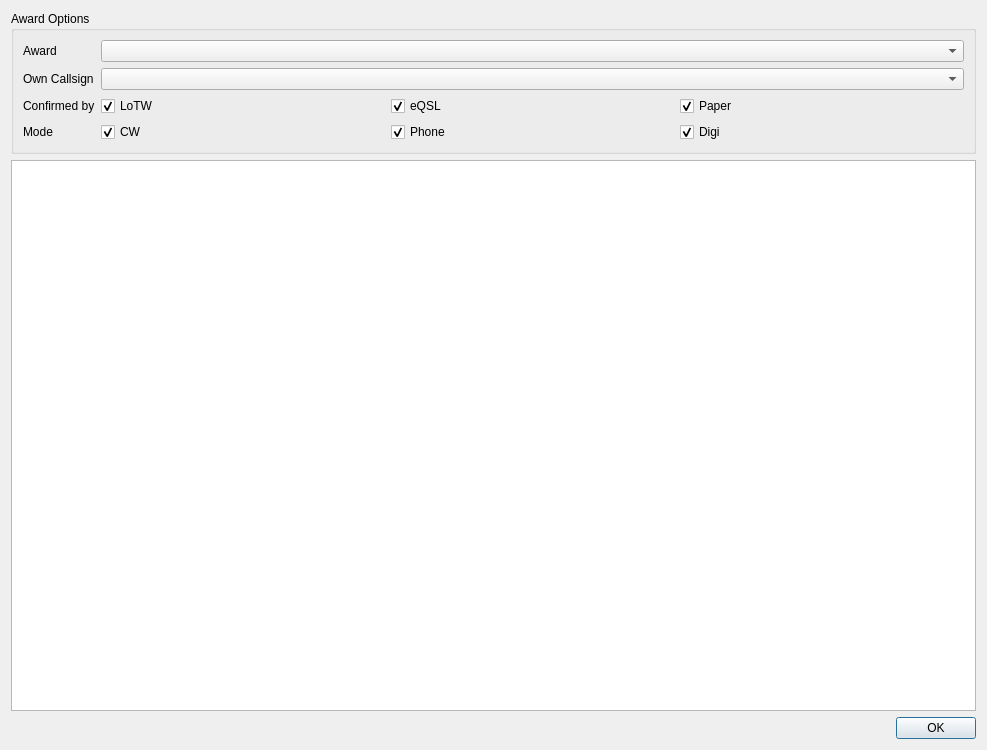
<?xml version="1.0" encoding="UTF-8"?>
<ui version="4.0">
 <class>AwardsDialog</class>
 <widget class="QDialog" name="AwardsDialog">
  <property name="geometry">
   <rect>
    <x>0</x>
    <y>0</y>
    <width>987</width>
    <height>750</height>
   </rect>
  </property>
  <property name="windowTitle">
   <string>Awards</string>
  </property>
  <layout class="QVBoxLayout" name="verticalLayout">
   <item>
    <widget class="QGroupBox" name="awardGroupBox">
     <property name="title">
      <string>Award Options</string>
     </property>
     <layout class="QFormLayout" name="formLayout_2">
      <item row="0" column="0">
       <widget class="QLabel" name="awardNameLabel">
        <property name="text">
         <string>Award</string>
        </property>
       </widget>
      </item>
      <item row="0" column="1">
       <widget class="QComboBox" name="awardComboBox"/>
      </item>
      <item row="1" column="0">
       <widget class="QLabel" name="myCallLabel">
        <property name="text">
         <string>Own Callsign</string>
        </property>
       </widget>
      </item>
      <item row="1" column="1">
       <widget class="QComboBox" name="myCallComboBox"/>
      </item>
      <item row="2" column="0">
       <widget class="QLabel" name="confirmedLabel">
        <property name="text">
         <string>Confirmed by</string>
        </property>
       </widget>
      </item>
      <item row="2" column="1">
       <layout class="QHBoxLayout" name="horizontalLayout">
        <item>
         <widget class="QCheckBox" name="lotwCheckBox">
          <property name="text">
           <string>LoTW</string>
          </property>
          <property name="checked">
           <bool>true</bool>
          </property>
         </widget>
        </item>
        <item>
         <widget class="QCheckBox" name="eqslCheckBox">
          <property name="text">
           <string>eQSL</string>
          </property>
          <property name="checked">
           <bool>true</bool>
          </property>
         </widget>
        </item>
        <item>
         <widget class="QCheckBox" name="paperCheckBox">
          <property name="text">
           <string>Paper</string>
          </property>
          <property name="checked">
           <bool>true</bool>
          </property>
         </widget>
        </item>
       </layout>
      </item>
      <item row="3" column="0">
       <widget class="QLabel" name="modelabel">
        <property name="text">
         <string>Mode</string>
        </property>
       </widget>
      </item>
      <item row="3" column="1">
       <layout class="QHBoxLayout" name="horizontalLayout_2">
        <item>
         <widget class="QCheckBox" name="cwCheckBox">
          <property name="text">
           <string>CW</string>
          </property>
          <property name="checked">
           <bool>true</bool>
          </property>
         </widget>
        </item>
        <item>
         <widget class="QCheckBox" name="phoneCheckBox">
          <property name="text">
           <string>Phone</string>
          </property>
          <property name="checked">
           <bool>true</bool>
          </property>
         </widget>
        </item>
        <item>
         <widget class="QCheckBox" name="digiCheckBox">
          <property name="text">
           <string>Digi</string>
          </property>
          <property name="checked">
           <bool>true</bool>
          </property>
         </widget>
        </item>
       </layout>
      </item>
     </layout>
    </widget>
   </item>
   <item>
    <widget class="QTableView" name="awardTableView">
     <property name="focusPolicy">
      <enum>Qt::ClickFocus</enum>
     </property>
     <property name="editTriggers">
      <set>QAbstractItemView::NoEditTriggers</set>
     </property>
     <property name="selectionMode">
      <enum>QAbstractItemView::NoSelection</enum>
     </property>
     <attribute name="horizontalHeaderVisible">
      <bool>false</bool>
     </attribute>
     <attribute name="horizontalHeaderCascadingSectionResizes">
      <bool>true</bool>
     </attribute>
     <attribute name="horizontalHeaderShowSortIndicator" stdset="0">
      <bool>false</bool>
     </attribute>
     <attribute name="horizontalHeaderStretchLastSection">
      <bool>false</bool>
     </attribute>
     <attribute name="verticalHeaderVisible">
      <bool>false</bool>
     </attribute>
     <attribute name="verticalHeaderHighlightSections">
      <bool>false</bool>
     </attribute>
    </widget>
   </item>
   <item>
    <widget class="QDialogButtonBox" name="buttonBox">
     <property name="orientation">
      <enum>Qt::Horizontal</enum>
     </property>
     <property name="standardButtons">
      <set>QDialogButtonBox::Ok</set>
     </property>
    </widget>
   </item>
  </layout>
 </widget>
 <resources/>
 <connections>
  <connection>
   <sender>buttonBox</sender>
   <signal>accepted()</signal>
   <receiver>AwardsDialog</receiver>
   <slot>accept()</slot>
   <hints>
    <hint type="sourcelabel">
     <x>259</x>
     <y>738</y>
    </hint>
    <hint type="destinationlabel">
     <x>157</x>
     <y>274</y>
    </hint>
   </hints>
  </connection>
  <connection>
   <sender>buttonBox</sender>
   <signal>rejected()</signal>
   <receiver>AwardsDialog</receiver>
   <slot>reject()</slot>
   <hints>
    <hint type="sourcelabel">
     <x>327</x>
     <y>738</y>
    </hint>
    <hint type="destinationlabel">
     <x>286</x>
     <y>274</y>
    </hint>
   </hints>
  </connection>
  <connection>
   <sender>awardComboBox</sender>
   <signal>currentIndexChanged(int)</signal>
   <receiver>AwardsDialog</receiver>
   <slot>refreshTable(int)</slot>
   <hints>
    <hint type="sourcelabel">
     <x>409</x>
     <y>69</y>
    </hint>
    <hint type="destinationlabel">
     <x>345</x>
     <y>295</y>
    </hint>
   </hints>
  </connection>
  <connection>
   <sender>myCallComboBox</sender>
   <signal>currentIndexChanged(int)</signal>
   <receiver>AwardsDialog</receiver>
   <slot>refreshTable(int)</slot>
   <hints>
    <hint type="sourcelabel">
     <x>409</x>
     <y>109</y>
    </hint>
    <hint type="destinationlabel">
     <x>345</x>
     <y>295</y>
    </hint>
   </hints>
  </connection>
  <connection>
   <sender>eqslCheckBox</sender>
   <signal>stateChanged(int)</signal>
   <receiver>AwardsDialog</receiver>
   <slot>refreshTable(int)</slot>
   <hints>
    <hint type="sourcelabel">
     <x>689</x>
     <y>164</y>
    </hint>
    <hint type="destinationlabel">
     <x>345</x>
     <y>295</y>
    </hint>
   </hints>
  </connection>
  <connection>
   <sender>lotwCheckBox</sender>
   <signal>stateChanged(int)</signal>
   <receiver>AwardsDialog</receiver>
   <slot>refreshTable(int)</slot>
   <hints>
    <hint type="sourcelabel">
     <x>236</x>
     <y>149</y>
    </hint>
    <hint type="destinationlabel">
     <x>345</x>
     <y>295</y>
    </hint>
   </hints>
  </connection>
  <connection>
   <sender>paperCheckBox</sender>
   <signal>stateChanged(int)</signal>
   <receiver>AwardsDialog</receiver>
   <slot>refreshTable(int)</slot>
   <hints>
    <hint type="sourcelabel">
     <x>960</x>
     <y>164</y>
    </hint>
    <hint type="destinationlabel">
     <x>345</x>
     <y>295</y>
    </hint>
   </hints>
  </connection>
  <connection>
   <sender>cwCheckBox</sender>
   <signal>stateChanged(int)</signal>
   <receiver>AwardsDialog</receiver>
   <slot>refreshTable(int)</slot>
   <hints>
    <hint type="sourcelabel">
     <x>236</x>
     <y>189</y>
    </hint>
    <hint type="destinationlabel">
     <x>345</x>
     <y>295</y>
    </hint>
   </hints>
  </connection>
  <connection>
   <sender>phoneCheckBox</sender>
   <signal>stateChanged(int)</signal>
   <receiver>AwardsDialog</receiver>
   <slot>refreshTable(int)</slot>
   <hints>
    <hint type="sourcelabel">
     <x>689</x>
     <y>204</y>
    </hint>
    <hint type="destinationlabel">
     <x>345</x>
     <y>295</y>
    </hint>
   </hints>
  </connection>
  <connection>
   <sender>digiCheckBox</sender>
   <signal>stateChanged(int)</signal>
   <receiver>AwardsDialog</receiver>
   <slot>refreshTable(int)</slot>
   <hints>
    <hint type="sourcelabel">
     <x>960</x>
     <y>204</y>
    </hint>
    <hint type="destinationlabel">
     <x>345</x>
     <y>295</y>
    </hint>
   </hints>
  </connection>
 </connections>
 <slots>
  <slot>refreshTable(int)</slot>
 </slots>
</ui>
